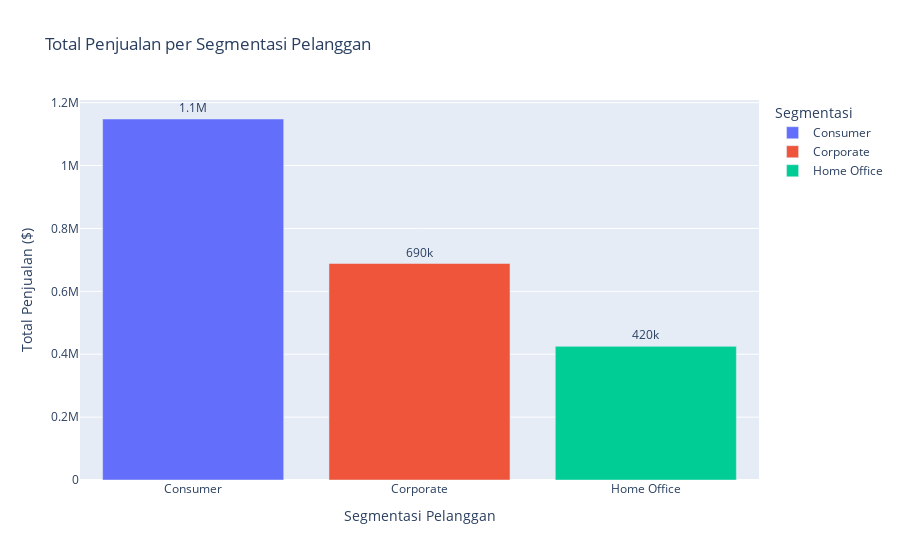

Notebook source saved alongside this figure:
### Markdown cell above
### 3. Siapa saja (segmentasi pelanggan) yang berpotensi terkena dampak negatif dari perubahan perilaku pelanggan?

### Code cell
# Menghitung total penjualan per segment
sales_by_segment = df.groupby('Segment')['Sales'].sum().reset_index()

#Visualisasi
fig5 = px.bar(
    sales_by_segment,
    x='Segment',
    y='Sales',
    title='Total Penjualan per Segmentasi Pelanggan',
    labels={'Sales': 'Total Penjualan', 'Segment': 'Segmentasi'},
    color='Segment',
    text='Sales'
)

#Atur sumbu x dan y serta label
fig5.update_traces(texttemplate='%{text:.2s}', textposition='outside')
fig5.update_layout(
    yaxis_title='Total Penjualan ($)',
    xaxis_title='Segmentasi Pelanggan',
    hovermode='x'
)

fig5.show()

### Figure 1 — Plotly figure (JSON) as saved in the notebook; plotly's stock layout.template omitted (floating-point values rounded to 4 significant figures)
{"data": [{"alignmentgroup": "True", "hovertemplate": "Segmentasi=%{x}<br>Total Penjualan=%{text}<extra></extra>", "legendgroup": "Consumer", "marker": {"color": "#636efa", "pattern": {"shape": ""}}, "name": "Consumer", "offsetgroup": "Consumer", "orientation": "v", "showlegend": true, "text": [1148000.0], "textposition": "outside", "texttemplate": "%{text:.2s}", "type": "bar", "x": ["Consumer"], "xaxis": "x", "y": [1148000.0], "yaxis": "y"}, {"alignmentgroup": "True", "hovertemplate": "Segmentasi=%{x}<br>Total Penjualan=%{text}<extra></extra>", "legendgroup": "Corporate", "marker": {"color": "#EF553B", "pattern": {"shape": ""}}, "name": "Corporate", "offsetgroup": "Corporate", "orientation": "v", "showlegend": true, "text": [688500.0], "textposition": "outside", "texttemplate": "%{text:.2s}", "type": "bar", "x": ["Corporate"], "xaxis": "x", "y": [688500.0], "yaxis": "y"}, {"alignmentgroup": "True", "hovertemplate": "Segmentasi=%{x}<br>Total Penjualan=%{text}<extra></extra>", "legendgroup": "Home Office", "marker": {"color": "#00cc96", "pattern": {"shape": ""}}, "name": "Home Office", "offsetgroup": "Home Office", "orientation": "v", "showlegend": true, "text": [425000.0], "textposition": "outside", "texttemplate": "%{text:.2s}", "type": "bar", "x": ["Home Office"], "xaxis": "x", "y": [425000.0], "yaxis": "y"}], "layout": {"barmode": "relative", "hovermode": "x", "legend": {"title": {"text": "Segmentasi"}, "tracegroupgap": 0}, "title": {"text": "Total Penjualan per Segmentasi Pelanggan"}, "xaxis": {"anchor": "y", "categoryarray": ["Consumer", "Corporate", "Home Office"], "categoryorder": "array", "domain": [0, 1], "title": {"text": "Segmentasi Pelanggan"}}, "yaxis": {"anchor": "x", "domain": [0, 1], "title": {"text": "Total Penjualan ($)"}}}}
